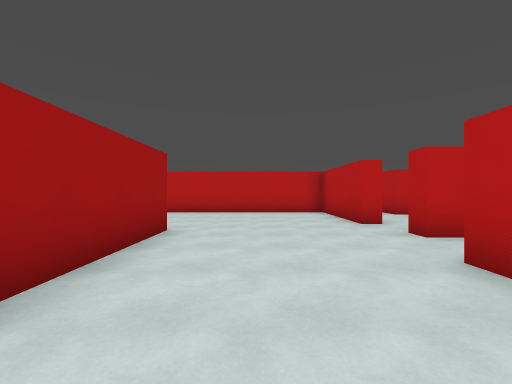
View 1 (above)

24 first-person views from a walk through a Godot game level. The camera is 1.5 m above the floor, looks level and sees 90° across. The floor is counted in squares, 2 m on a side. Each view is taken from the middle of a square. On the plan, view 1 faces up. The plan holds only what a view shows up to about 9 squares ahead; the rest is blank. The place goes on beyond the plan. Characters and animated objects are not drawn.

View 2
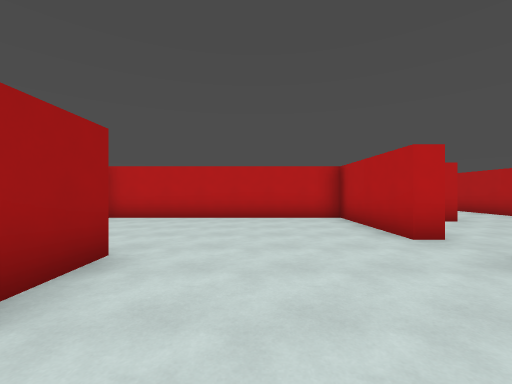

View 3
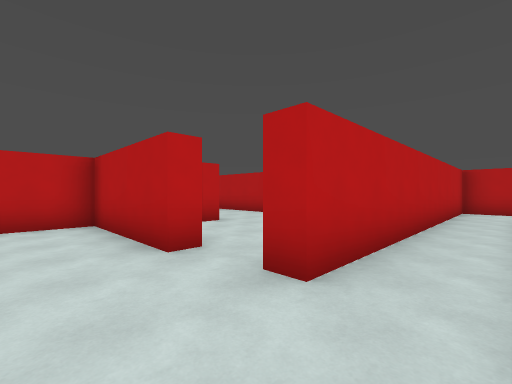

View 4
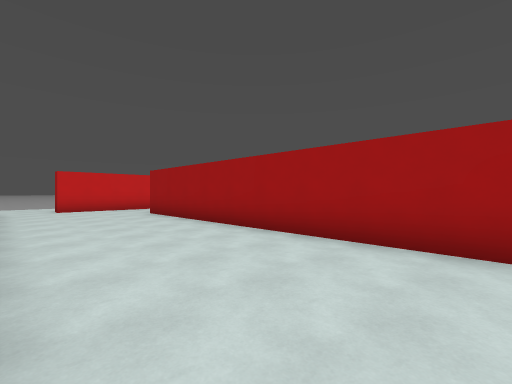

View 5
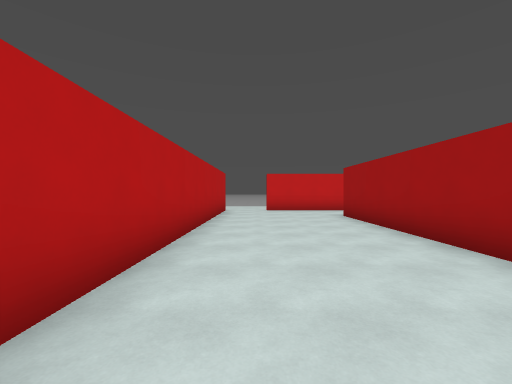

View 6
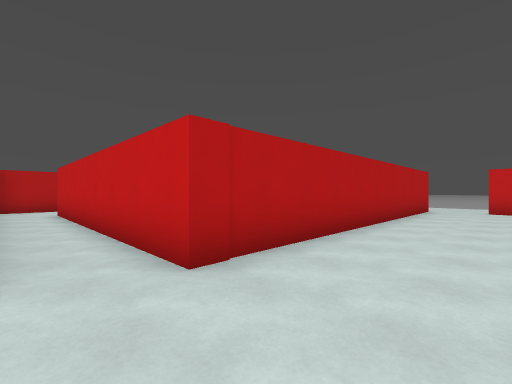

View 7
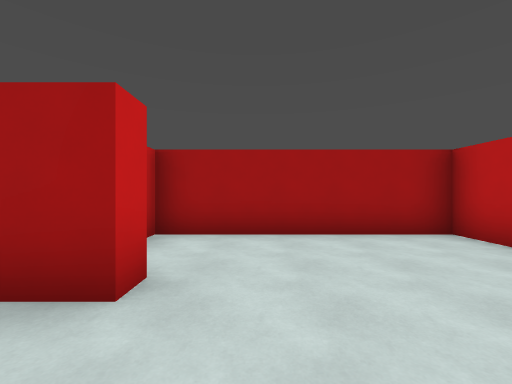

View 8
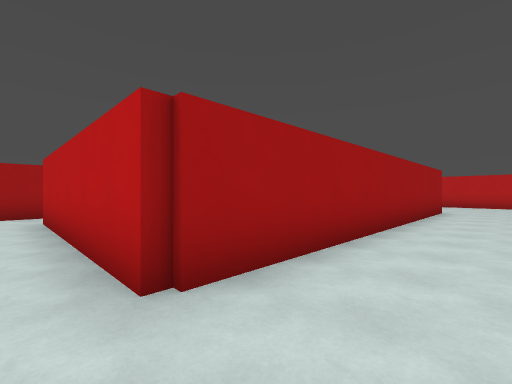

View 9
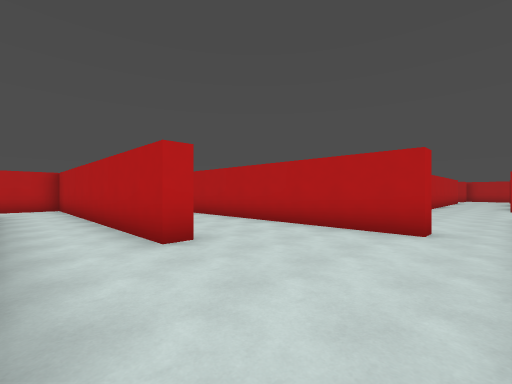

View 10
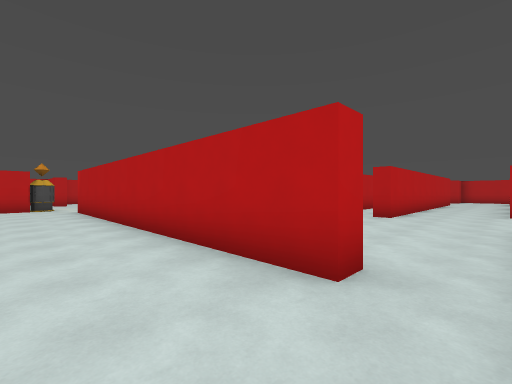

View 11
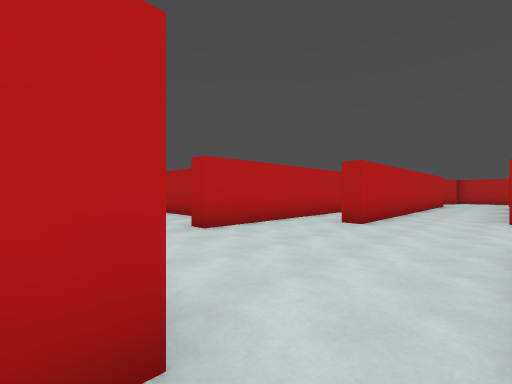

View 12
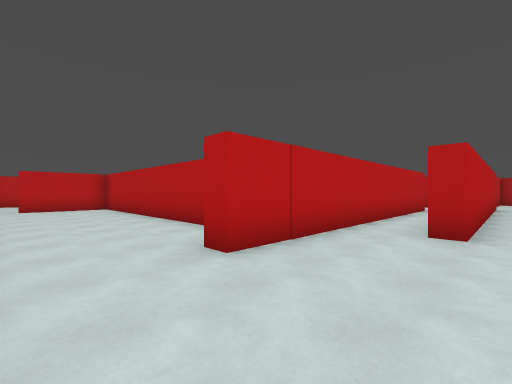

View 13
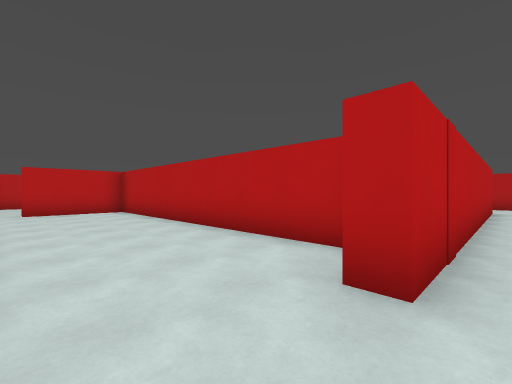

View 14
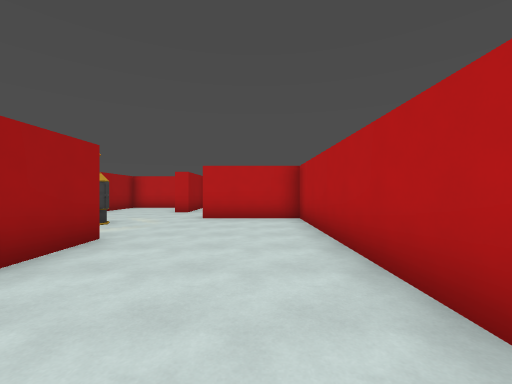

View 15
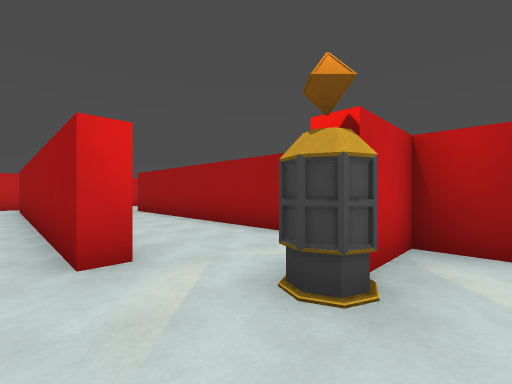

View 16
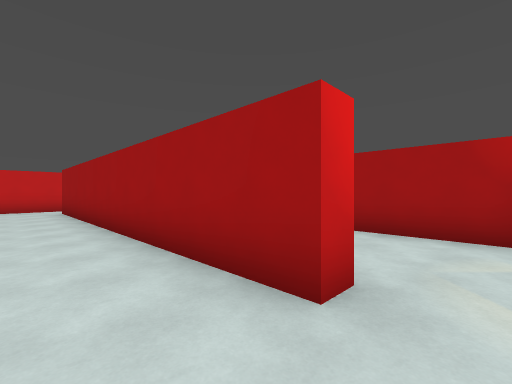

View 17
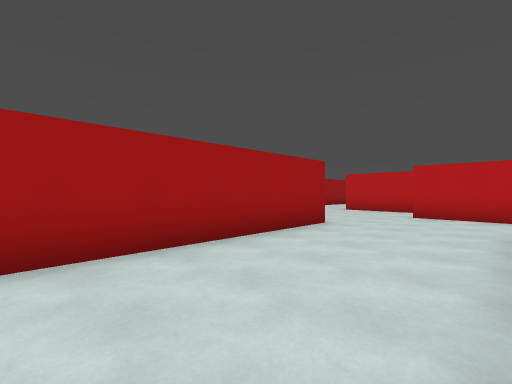

View 18
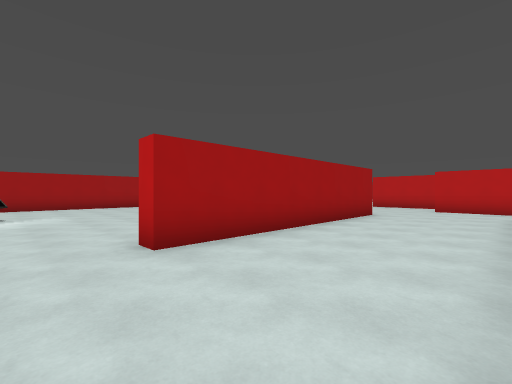

View 19
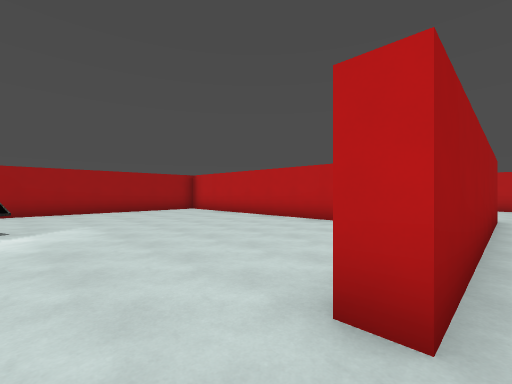

View 20
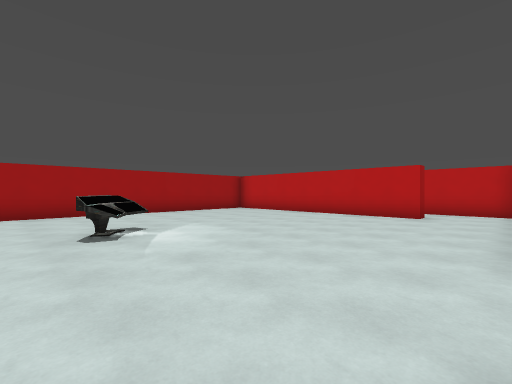

View 21
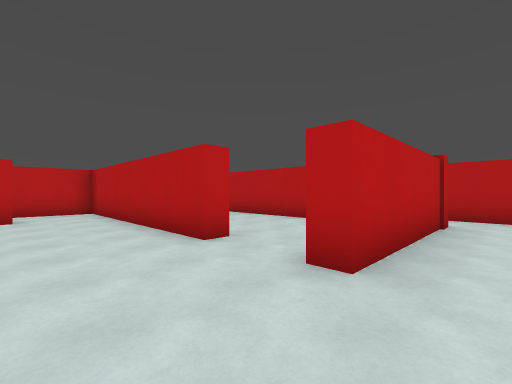

View 22
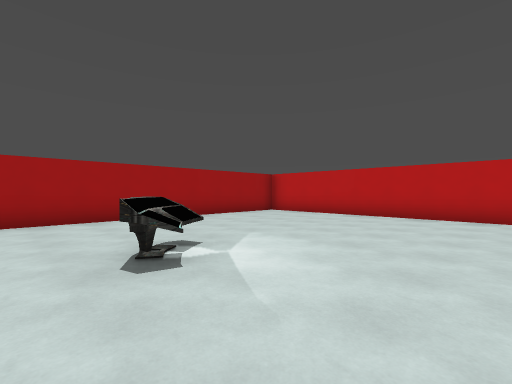

View 23
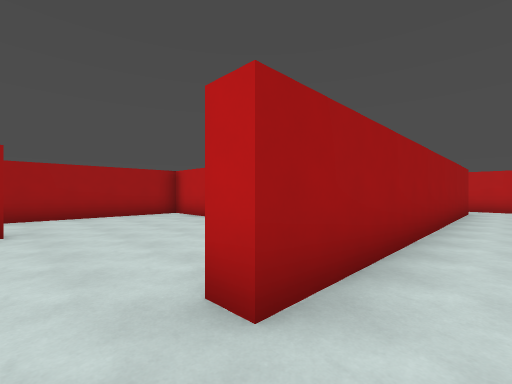

View 24
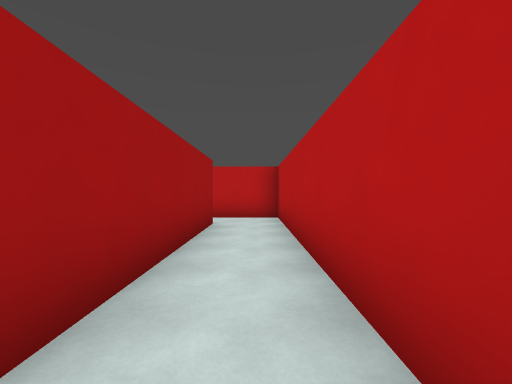

### Floor plan
Points are (right, up) in squares from view 1. A wall is a line through its corners. A room is listed if a view was taken in it or the views show most of it. See-through windows are left out.
Room 1 (views 1, 2, 3, 4, 5, 6, 7, 8)
walls: (-2.2, 5) (-1.7, 5) (-1.7, -5.3) (-7.8, -5.3); (2.5, 6) (2.5, 9.5) (-4.5, 9.5) (-4.5, 4.2) (-4.1, 4.2); (2.2, -6.5) (2.2, 2.7) (10.2, 2.7); (12.3, 2.5) (12.3, 4.2) (2.8, 4.2) (2.8, 4.8)
ways out: opening at (3, 5.5) to room 2; opening at (11.5, 2) to room 5; opening at (-8, -6)
Room 2 (views 9, 10, 11, 23, 24)
walls: (5.2, 8.5) (4.6, 8.5) (4.6, 17.6) (2.6, 17.6); (8.5, 6) (8, 6) (8, 15.8); (3, 16.1) (3, 6) (2.5, 6); (5.1, 17) (5.1, 10.1)
ways out: opening at (3, 5.5) to room 1; opening at (8, 5.5) to room 3; opening at (7, 17) to room 4; opening at (3, 17)
Room 3 (views 12, 13, 17, 18)
walls: (12.8, 4.8) (12.8, -2.6); (16.5, 7.5) (14, 7.5) (14, 8); (9.5, 4.7) (10, 4.7); (16.5, 9.5) (11, 9.5) (11, 10); (8.5, 10.4) (8.5, 6)
ways out: opening at (8, 5.5) to room 2; opening at (9.5, 10) to room 4; opening at (13, -3.5) to room 5
Room 4 (views 14, 15, 16)
walls: (7.9, 16.1) (8.5, 16.1) (8.5, 10.4); (12.3, 10.5) (12.3, 19.3) (9.4, 19.3); (5.1, 19) (5.1, 18.1) (6.5, 18.1)
ways out: opening at (7, 17) to room 2; opening at (9.5, 10) to room 3
objects: turret (7, 18)
Room 5 (views 19, 20, 21, 22)
walls: (12.8, -2.6) (12.3, -2.6) (12.3, 2.5); (10.2, 2.7) (10.2, 2.2) (5.5, 2.2); (2.8, -0.5) (2.8, -6); (16.5, -5) (12.3, -5) (12.3, -4.4)
ways out: opening at (11.5, 2) to room 1; opening at (13, -3.5) to room 3
objects: terminal (7, -5) to (7, -4)

Where each view was taken, in squares from view 1:
view 1: 0 up, 0 right, facing up
view 2: 2 up, 0 right, facing up
view 3: 3 up, 1 right, facing up-right
view 4: 4 up, 2 right, facing down-left
view 5: 3 up, 1 right, facing down
view 6: 4 up, 0 right, facing down-right
view 7: 6 up, 0 right, facing left
view 8: 6 down, 0 right, facing up-left
view 9: 5 up, 3 right, facing up-right
view 10: 5 up, 6 right, facing up-right
view 11: 5 up, 8 right, facing up-right
view 12: 7 up, 9 right, facing up-right
view 13: 9 up, 9 right, facing up-right
view 14: 12 up, 11 right, facing up
view 15: 19 up, 9 right, facing down-left
view 16: 17 up, 10 right, facing down-left
view 17: 1 down, 16 right, facing up-left
view 18: 4 down, 16 right, facing up-left
view 19: 4 down, 13 right, facing up-left
view 20: 6 down, 12 right, facing up-left
view 21: 6 down, 10 right, facing up-right
view 22: 6 down, 10 right, facing up-left
view 23: 5 up, 4 right, facing up-left
view 24: 10 up, 4 right, facing up
